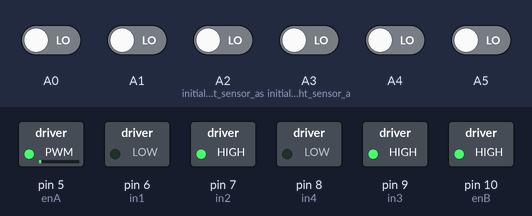
Recording of a sketch running on a simulated Arduino Uno, built with avr-gcc and run on an emulated ATmega328P. On the bench: switched loads named in the sketch (green lamp = pin HIGH). The inputs (shaded band) are chosen by the test bench; at power-on: A0, A1, A2 (initialize_Left_sensor_as), A3 (initialize_Right_sensor_a), A4, A5 LOW.

Above: at 0.1 s.
Timing chart, 0 to 1.6 s (numbered marks = the images above):
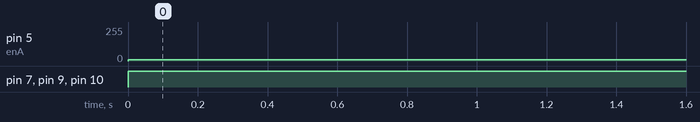

Measured:
- by itself, pin 5 (enA): 0/255 → 10/255 at 0.00 s
- by itself, pin 7 (in2), pin 9 (in3), pin 10 (enB): LOW → HIGH at 0.00 s

The sketch:

PID_big_LFR.ino
```cpp
// 0 = white
// EnA = Left motor

#define in1 6
#define in2 7
#define in3 9
#define in4 8
#define enA 5
#define enB 10
#define KP 0.1
#define KD 0.5

 int frd_speed = 150;
 int basespeed = 190;
 int softhigh = basespeed + 50;
 int mediumhigh = basespeed + 55;
 int hardhigh = basespeed;
 int softlow = basespeed -50;
 int mediumlow = basespeed -55;
 int hardlow = basespeed;
 int allwhite = 225;

 int M1_Speed = 255; // speed of motor 1
 int M2_Speed = 255; // speed of motor 2
 int LeftRotationSpeed = 250;  // Left Rotation Speed
 int RightRotationSpeed = 250; // Right Rotation Speed
 int lastdir = 0;
 int error = 0;
 int lasterror = 0;


 void setup() {

  pinMode(in1,OUTPUT);
  pinMode(in2,OUTPUT);
  pinMode(in3,OUTPUT);
  pinMode(in4,OUTPUT);

    pinMode(enA,OUTPUT);
    pinMode(enB,OUTPUT);

      pinMode(A0, INPUT);
      pinMode(A1, INPUT);
      pinMode(A2, INPUT); // initialize Left sensor as an input
      pinMode(A3, INPUT); // initialize Right sensor as an input
      pinMode(A4, INPUT);
      pinMode(A5, INPUT);
}

void loop() {

  //debug();
  int HL_SENSOR = digitalRead(A0);
  int ML_SENSOR = digitalRead(A1);
  int SL_SENSOR = digitalRead(A2);
  int SR_SENSOR = digitalRead(A3);
  int MR_SENSOR = digitalRead(A4);
  int HR_SENSOR = digitalRead(A5);
  int sensor_readings[6] = {HL_SENSOR, ML_SENSOR, SL_SENSOR, SR_SENSOR, MR_SENSOR, HR_SENSOR};
  int position = findposition(sensor_readings);
  error = position - 2000;
  lasterror = error;
  int motorspeed = (KP * error) + KD * (error - lasterror);
  int leftspeed = basespeed + motorspeed;
  int rightspeed = basespeed - motorspeed;
  setleft(leftspeed);
  setright(rightspeed);
}


void boost()
{
            digitalWrite(in1, HIGH);
            digitalWrite(in2, LOW);
            digitalWrite(in3, HIGH);
            digitalWrite(in4, LOW);

            analogWrite(enA, 255);
            analogWrite(enB, 255);
}
void lastdirection()
{
  delay(5000);
  if (lastdir == -1)
  {
            digitalWrite(in1, LOW);
            digitalWrite(in2, HIGH);
            digitalWrite(in3, HIGH);
            digitalWrite(in4, LOW);

            analogWrite(enA, allwhite);
            analogWrite(enB, allwhite);
            lastdir = -1;
  }

    else
    {
            digitalWrite(in1, HIGH);
            digitalWrite(in2, LOW);
            digitalWrite(in3, LOW);
            digitalWrite(in4, HIGH);

            analogWrite(enA, allwhite);
            analogWrite(enB, allwhite);
            lastdir = 1;
    }
}


void softright()
{
            digitalWrite(in1, HIGH);
            digitalWrite(in2, LOW);
            digitalWrite(in3, HIGH);
            digitalWrite(in4, LOW);

            analogWrite(enA, softhigh);
            analogWrite(enB, softlow);
           // lastdir = 1;
}

void mediumright()
{
            digitalWrite(in1, HIGH);
            digitalWrite(in2, LOW);
            digitalWrite(in3, HIGH);
            digitalWrite(in4, LOW);

            analogWrite(enA, mediumhigh);
            analogWrite(enB, mediumlow);
            //lastdir = 1;
}

void hardright()
{
            digitalWrite(in1, HIGH);
            digitalWrite(in2, LOW);
            digitalWrite(in3, LOW);
            digitalWrite(in4, HIGH);

            analogWrite(enA, hardhigh);
            analogWrite(enB, hardlow);
            lastdir = 1;
}

void softleft()
{
            digitalWrite(in1, HIGH);
            digitalWrite(in2, LOW);
            digitalWrite(in3, HIGH);
            digitalWrite(in4, LOW);

            analogWrite(enA, softlow);
            analogWrite(enB, softhigh);
            //lastdir = -1;
}

void mediumleft()
{
            digitalWrite(in1, HIGH);
            digitalWrite(in2, LOW);
            digitalWrite(in3, HIGH);
            digitalWrite(in4, LOW);

            analogWrite(enA, mediumlow);
            analogWrite(enB, mediumhigh);
            //lastdir = -1;
}

void hardleft()
{
            digitalWrite(in1, LOW);
            digitalWrite(in2, HIGH);
            digitalWrite(in3, HIGH);
            digitalWrite(in4, LOW);
            lastdir = -1;

            analogWrite(enA, hardlow);
            analogWrite(enB, hardhigh);
}

void forward()
{
            digitalWrite(in1, HIGH);
            digitalWrite(in2, LOW);
            digitalWrite(in3, HIGH);
            digitalWrite(in4, LOW);

                analogWrite(enA, frd_speed);
                analogWrite(enB, frd_speed);
}

void backward()
{
            digitalWrite(in1, LOW);
            digitalWrite(in2, HIGH);
            digitalWrite(in3, LOW);
            digitalWrite(in4, HIGH);

                analogWrite(enA, M1_Speed);
                analogWrite(enB, M2_Speed);
}

void right()
{
            digitalWrite(in1, LOW);
            digitalWrite(in2, HIGH);
            digitalWrite(in3, HIGH);
            digitalWrite(in4, LOW);

                analogWrite(enA, LeftRotationSpeed);
                analogWrite(enB, RightRotationSpeed);
}

void left()
{
            digitalWrite(in1, HIGH);
            digitalWrite(in2, LOW);
            digitalWrite(in3, LOW);
            digitalWrite(in4, HIGH);

                analogWrite(enA, LeftRotationSpeed);
                analogWrite(enB, RightRotationSpeed);
}

void Stop()
{
            digitalWrite(in1, LOW);
            digitalWrite(in2, LOW);
            digitalWrite(in3, LOW);
            digitalWrite(in4, LOW);
}

int findposition(int arg[])
{
  int position = 0;
  for (int i = 0; i < 6; i++)
  {
    position = position + (i*arg[i]);
  }
  position = position/6;
  return position;
}

void setleft(int speed)
{
  if (speed < 0) {
    digitalWrite(in1, LOW);
    digitalWrite(in2, HIGH);
    analogWrite(enA, abs(speed));
  }
  else {
    digitalWrite(in1, HIGH);
    digitalWrite(in2, LOW);
    analogWrite(enA, abs(speed));
  }
}

void setright(int speed)
{
  if (speed < 0) {
    digitalWrite(in3, LOW);
    digitalWrite(in4, HIGH);
    analogWrite(enB, abs(speed));
  }
  else {
    digitalWrite(in3, HIGH);
    digitalWrite(in4, LOW);
    analogWrite(enB, abs(speed));
  }
}

void debug() {

  Serial.begin(9600);
  for (int i = 0; i < 255; i++) {
    int sensor_readings[6] = {digitalRead(A0), digitalRead(A1), digitalRead(A2),digitalRead(A3), digitalRead(A4), digitalRead(A5)};
    for (int i=0; i < 6; i++) {
      Serial.print(sensor_readings[i]);
      Serial.print(' ');
  }
  Serial.print(findposition(sensor_readings));
}
}
```
